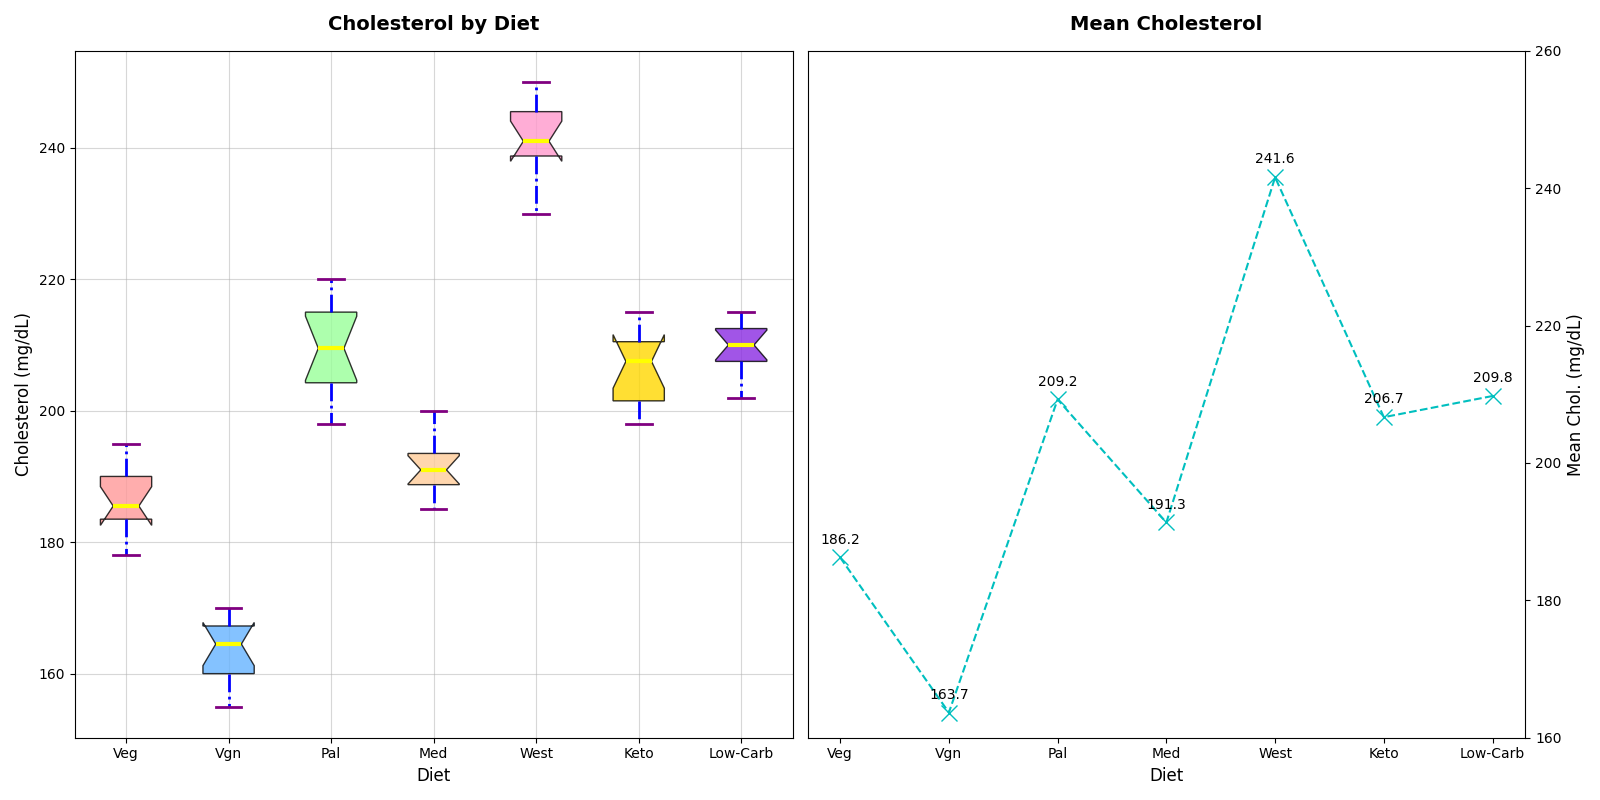

This chart was generated by the following Python code:
import matplotlib.pyplot as plt
import numpy as np

diets = ['Veg', 'Vgn', 'Pal', 'Med', 'West', 'Keto', 'Low-Carb']
cholesterol_levels = {
    'Vegetarian': [180, 190, 185, 195, 178, 182, 188, 185, 192, 190, 186, 184],
    'Vegan': [170, 160, 165, 155, 168, 162, 158, 164, 170, 165, 160, 167],
    'Paleo': [220, 215, 210, 205, 198, 200, 202, 207, 215, 213, 209, 217],
    'Mediterranean': [195, 190, 192, 185, 187, 189, 192, 195, 200, 188, 190, 193],
    'Standard Western': [230, 240, 235, 245, 238, 242, 239, 247, 250, 245, 248, 240],
    'Keto': [200, 205, 198, 210, 207, 202, 200, 208, 215, 210, 212, 213],
    'Low-Carb': [210, 215, 205, 202, 210, 208, 206, 215, 210, 212, 214, 210]
}

data = [np.array(cholesterol_levels[diet]) for diet in cholesterol_levels.keys()]

fig, axes = plt.subplots(1, 2, figsize=(16, 8))

bplot1 = axes[0].boxplot(data, vert=True, patch_artist=True, labels=diets, notch=True, whis=1.5)

colors = ['#FF9999', '#66B3FF', '#99FF99', '#FFCC99', '#FF99CC', '#FFD700', '#8A2BE2']
for patch, color in zip(bplot1['boxes'], colors):
    patch.set_facecolor(color)
    patch.set_alpha(0.8)

for whisker in bplot1['whiskers']:
    whisker.set(color='blue', linewidth=2, linestyle='-.')

for cap in bplot1['caps']:
    cap.set(color='purple', linewidth=2)

for median in bplot1['medians']:
    median.set(color='yellow', linewidth=3)

for flier in bplot1['fliers']:
    flier.set(marker='s', color='green', alpha=0.7)

axes[0].set_title('Cholesterol by Diet', fontsize=14, fontweight='bold', pad=15)
axes[0].set_ylabel('Cholesterol (mg/dL)', fontsize=12)
axes[0].set_xlabel('Diet', fontsize=12)
axes[0].grid(True, linestyle='-', which='major', alpha=0.5)

mean_cholesterol = [np.mean(levels) for levels in data]

axes[1].plot(diets, mean_cholesterol, marker='x', color='c', linestyle='--', linewidth=1.5, markersize=12)
axes[1].set_title('Mean Cholesterol', fontsize=14, fontweight='bold', pad=15)
axes[1].set_xlabel('Diet', fontsize=12)
axes[1].set_ylabel('Mean Chol. (mg/dL)', fontsize=12)
axes[1].set_ylim(160, 260)
axes[1].yaxis.set_label_position("right")
axes[1].yaxis.tick_right()

for i, mean_val in enumerate(mean_cholesterol):
    axes[1].annotate(f'{mean_val:.1f}', (diets[i], mean_val),
                     textcoords="offset points", xytext=(0,10), ha='center', fontsize=10)

plt.tight_layout()
plt.show()
